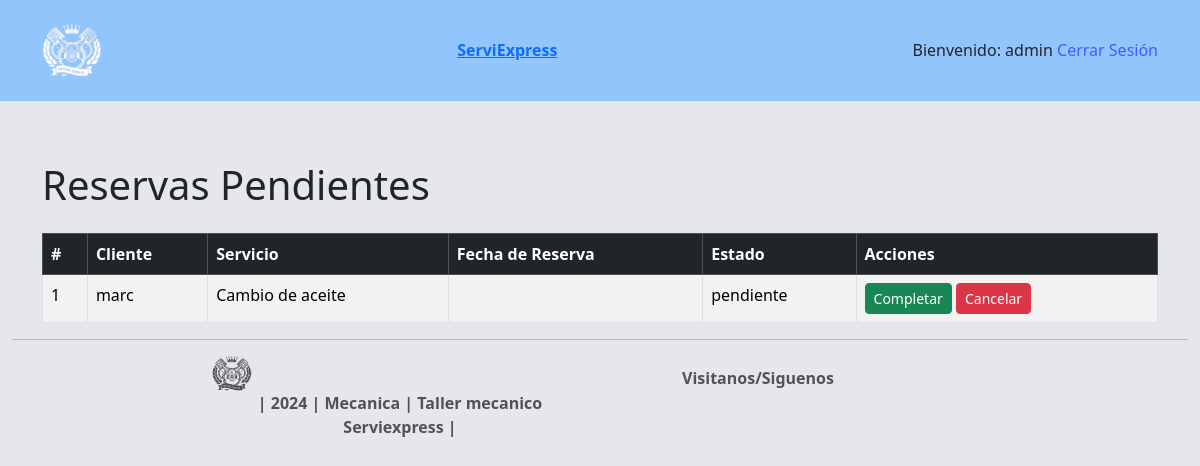
Screenshot of /reservas/pendientes/ (signed in) with the database file from the repository.
### usuarios/models.py (models this page shows)
class Usuario(AbstractUser):
    ROLES = (
        ('cliente', 'Cliente'),
        ('empleado', 'Empleado'),
        ('administrador', 'Administrador')
    )
    rol = models.CharField(max_length=20, choices=ROLES)
    telefono = models.CharField(max_length=15, blank=True)

### reservas/models.py (models this page shows)
class Reserva(models.Model): # agregado modelo reserva
    ESTADOS = (
        ('pendiente', 'Pendiente'),
        ('aceptada', 'Aceptada'),
        ('rechazada', 'Rechazada'),
        ('completada', 'Completada')
    )
    cliente = models.ForeignKey(Usuario, on_delete=models.CASCADE, related_name='reservas')
    servicio = models.ForeignKey(Servicio, on_delete=models.CASCADE)
    empleado = models.ForeignKey(Usuario, on_delete=models.SET_NULL, null=True, related_name='reservas_atendidas')
    fecha = models.DateTimeField()
    estado = models.CharField(max_length=20, choices=ESTADOS, default='pendiente')

### servicios/models.py (models this page shows)
class Servicio(models.Model): # agregado modelo servicio
    nombre = models.CharField(max_length=100)
    descripcion = models.TextField()
    precio = models.DecimalField(max_digits=10, decimal_places=2)
    productos_requeridos = models.ManyToManyField(Producto, related_name='servicios')

### reservas/views.py (the view)
# urls.py: path('pendientes/', reservas_pendientes, name='pendientes'), # agregado para mostrar reservas_pendientes.html
@login_required # agregado por que requiere del inicio de sesion
def reservas_pendientes(request): # agregado para mostrar una reserva pendinet
    reservas = Reserva.objects.filter(estado='pendiente')
    return render(request, 'reservas/reservas_pendientes.html', {'reservas': reservas})

### reservas/templates/reservas/reservas_pendientes.html (shortened to what this page needs)
{% extends 'base.html' %}
{% block content %}
<div class="container mt-4">
    <h1 class="mb-4">Reservas Pendientes</h1>
    {% if reservas %}
        <table class="table table-bordered table-striped">
            <thead class="table-dark">
                <tr>
                    <th>#</th>
                    <th>Cliente</th>
                    <th>Servicio</th>
                    <th>Fecha de Reserva</th>
                    <th>Estado</th>
                    <th>Acciones</th>
                </tr>
            </thead>
            <tbody>
                {% for reserva in reservas %}
                <tr>
                    <td>{{ forloop.counter }}</td>
                    <td>{{ reserva.cliente.username }}</td>
                    <td>{{ reserva.servicio.nombre }}</td>
                    <td>{{ reserva.fecha_reserva|date:"d/m/Y H:i" }}</td>
                    <td>{{ reserva.estado }}</td>
                    <td>
                        <a href="{% url 'reservas:completar_reserva' reserva.id %}" class="btn btn-success btn-sm"
                           onclick="return confirm('¿Estás seguro de marcar esta reserva como completada?');">
                            Completar
                        </a>
                        <a href="{% url 'reservas:cancelar_reserva' reserva.id %}" class="btn btn-danger btn-sm"
                           onclick="return confirm('¿Estás seguro de cancelar esta reserva?');">
                            Cancelar
                        </a>
                    </td>
                </tr>
                {% endfor %}
            </tbody>
        </table>
    {% else %}
        <p class="alert alert-warning">No hay reservas pendientes en este momento.</p>
    {% endif %}
</div>
{% endblock %}

### templates/base.html (shortened to what this page needs)
{% load static %}
<!DOCTYPE html>
<html lang="es">
<head>
    <link href="https://cdn.jsdelivr.net/npm/tailwindcss@2.2.19/dist/tailwind.min.css" rel="stylesheet">
    <link
    href="https://cdn.jsdelivr.net/npm/bootstrap@5.3.2/dist/css/bootstrap.min.css" rel="stylesheet"
/>
    <link rel="stylesheet" type="text/css" href="{% static 'css/estilos.css' %}">
</head>
<body class="bg-gray-200">
    <head>
        <nav class="bg-blue-300 p-4">
            <div class="container mx-auto flex justify-between items-center">
                <a href="/"><img src="{% static 'img/logo.png' %}" width="60" style="cursor: pointer;"></a>
                <a href="/" class="font-bold">ServiExpress</a>
                <div class="">
                    {% if user.is_authenticated %}
                        <span>Bienvenido: {{ user.username }} </span>
                        <a href="{% url 'logout' %}" class="link-custom">Cerrar Sesión</a>
                    {% else %}
                        <a href="{% url 'login' %}" class="link-custom">Iniciar Sesión</a>
                        <a href="{% url 'registro' %}" class="link-custom">Registrarse</a>
                    {% endif %}
                </div>
            </div>
        </nav>
    </head>
    <main class="">
        {% block content %}{% endblock %}
    </main>
    <footer class=" text-center">
        <div class="copyright">
            <div class="container-fluid">
                <hr>
                <div class="row">
                    <div class="col-2"></div>
                    <div class="col-4 txt-plomo">
                        <p><b><a href="/"> <img src="{% static 'img/logo1.png' %}" width="40"></a> | 2024 | Mecanica | Taller mecanico Serviexpress |</b></p>
                    </div>
                    <div class="col-4 t700">
                        <ul class="nav justify-content-center">
                            <li class="txt-plomo ">Visitanos/Siguenos</li>
                            <li><a class="text-decoration-none txt-plomo" href="https://www.facebook.com/?locale=es_LA"><i class="fa fa-brands fa-facebook px-2"></i></a></li>
                            <li><a class="text-decoration-none" href="https://www.instagram.com/"><i class="fa fa-brands fa-instagram px-2"></i></a></li>
                            <li><a class="text-decoration-none" href="https://twitter.com/?lang=es"><i class="fa fa-brands fa-twitter px-2"></i></a></li>
                        </ul>
                    </div>
                    <div class="col-2"></div>
                </div>
            </div>
        </div>
    </footer>
</body>
</html>

### core/static/css/estilos.css (style rules this page uses)
.txt-plomo { color: rgb(83, 82, 82) }
.t700 { font-weight: 700; }
body { background-color: rgb(218, 218, 218); }
main { margin-top: 60px; }
li { margin: 10px 0; }
li a { color: #808080; text-decoration: none; font-weight: 700; padding: 0 6px; }
.link-custom { text-decoration: none !important; color: rgba(0, 0, 255, 0.541); }

### rows the page displays
Usuario: username "admin"
Reserva: cliente.username "marc", servicio.nombre "Cambio de aceite", estado "pendiente"
